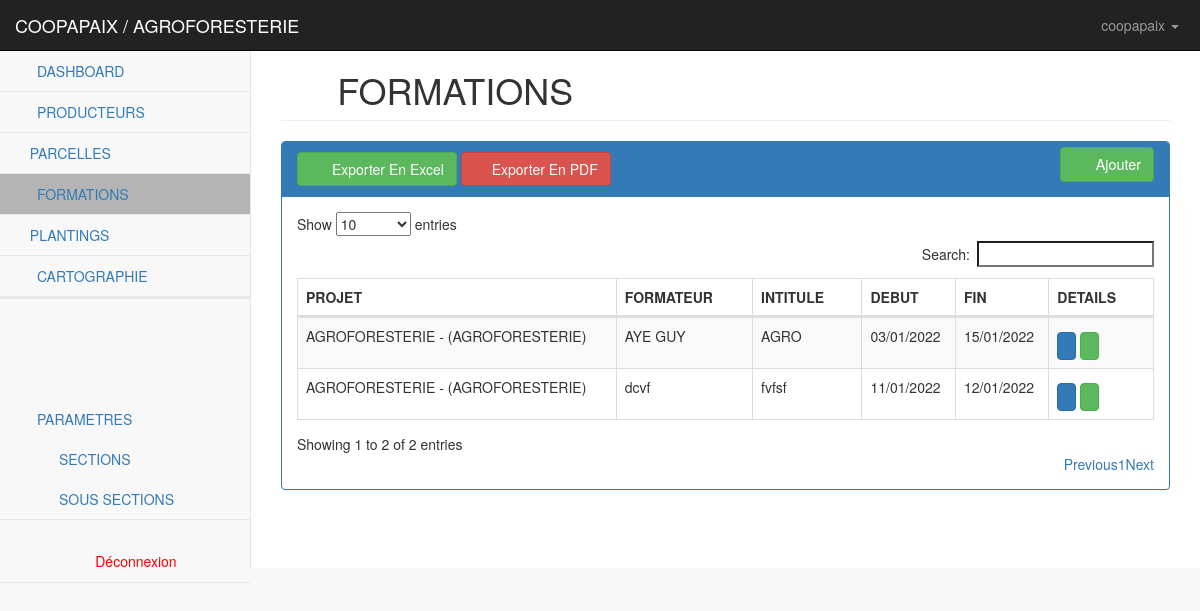
Page /cooperatives/formation/ (signed in) on the earlier database version.
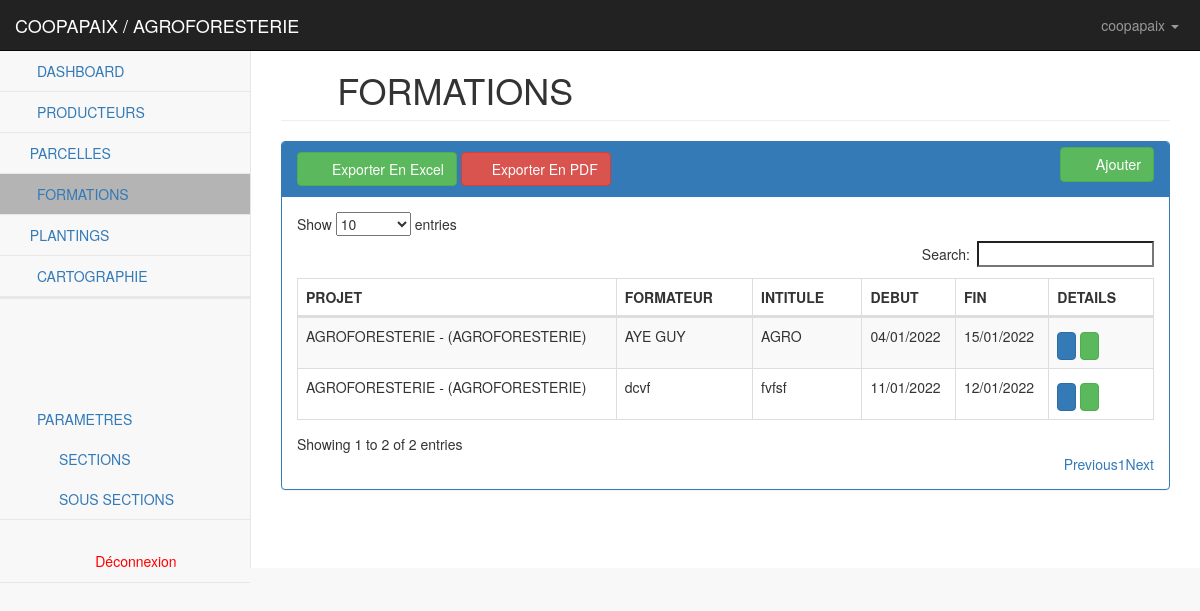
Same page on the later database version.
### cooperatives/models.py (models this page shows, shortened)
class Formation(models.Model):
    cooperative = models.ForeignKey(Cooperative, on_delete=models.CASCADE)
    projet = models.ForeignKey(Projet, on_delete=models.CASCADE, default=1)
    campagne = models.ForeignKey(Campagne, on_delete=models.CASCADE, default=1)
    formateur = models.CharField(max_length=255, verbose_name="FORMATEUR")
    libelle = models.CharField(max_length=500, verbose_name='INTITULE DE LA FORMATION')
    debut = models.DateField(verbose_name="DATE DEBUT")
    fin = models.DateField(verbose_name="DATE FIN")
    observation = models.ManyToManyField(ObsMonitoring)
    details = models.TextField(blank=True, null=True)
    objects = models.Manager()
    class Meta:
        verbose_name_plural = "FORMATIONS"
        verbose_name = "formation"
        ordering = ["libelle"]

### parametres/models.py (models this page shows, shortened)
class Projet(models.Model):
    categorie = models.ForeignKey(Projet_Cat, on_delete=models.CASCADE, verbose_name="CATEGORIE PROJET", default=1)
    sigle = models.CharField(max_length=255)
    titre = models.CharField(max_length=500)
    chef = models.CharField(max_length=255)
    debut = models.DateField()
    fin = models.DateField()
    etat = models.CharField(max_length=50, choices=ETAT)
    objects = models.Manager()
    def __str__(self):
        return "%s - (%s)" %(self.titre, self.categorie.libelle)
    class Meta:
        verbose_name_plural = "PROJETS"
        verbose_name = "projet"
        ordering = ["sigle"]

class Projet_Cat(models.Model):
    libelle = models.CharField(max_length=500, verbose_name="CATEGORIE PROJET")
    objects = models.Manager()
    class Meta:
        verbose_name_plural = "CATEGORIES PROJETS"
        verbose_name = "catégorie projet"
        ordering = ["libelle"]

### cooperatives/views.py (the view, shortened to what this page needs)
# urls.py: path('formation/', formation, name='formations'),
def formation(request):
    activate = "formations"
    cooperative = Cooperative.objects.get(user_id=request.user.id)
    formations = Formation.objects.all().filter(cooperative_id=cooperative)
    formationForm = FormationForm()
    context = {
        'cooperative': cooperative,
        'formations': formations,
        'formationForm': formationForm,
        'activate': activate
    }
    return render(request, 'cooperatives/formations.html', context)

### cooperatives/forms.py
class FormationForm(forms.ModelForm):
    class Meta:
        model=Formation
        fields=[
            'projet',
            'formateur',
            'libelle',
            'details',
            'observation',
            'debut',
            'fin',
        ]

### parametres/models.py (called while the page is built)
    def get_projet_values(self):
        ret = ''
        for proj in self.projet.all():
            ret = ret + proj.titre + ','
        return ret[:-1]

    def __str__(self):
        return '%s' % (self.libelle)

### cooperatives/templates/cooperatives/formations.html (shortened to what the changed rows need)
{% extends 'base.html' %}
{% load static %}
{% load widget_tweaks %}
{% load bootstrap4 %}
{% block content %}
    <div id="wrapper">
            <div id="page-wrapper">
                <div class="container-fluid">
                    <div class="row">
                        <div class="col-lg-12">
                            <h1 class="page-header"><i class="fa fa-bookmark fa-fw"></i> FORMATIONS</h1>
                        </div>
                    </div>
                    <div class="row">
                        <div class="col-lg-12">
                            <div class="panel panel-primary">
                                <div class="panel-body">
                                    <div class="table-responsive">
                                        <table class="table table-striped table-bordered table-hover" id="dataTables-example">
                                            <thead>
                                                <tr>
                                                    <th>PROJET</th>
                                                    <th>FORMATEUR</th>
                                                    <th>INTITULE</th>
                                                    <th>DEBUT</th>
                                                    <th>FIN</th>
                                                    <th>DETAILS</th>
                                                </tr>
                                            </thead>
                                            <tbody>
                                                {% for formation in formations %}
                                                    <tr class="odd gradeX">
                                                        <td>{{ formation.projet }}</td>
                                                        <td>{{ formation.formateur }}</td>
                                                        <td>{{ formation.libelle }}</td>
                                                        <td class="center">{{ formation.debut|date:'d/m/Y' }}</td>
                                                        <td class="center">{{ formation.fin|date:'d/m/Y' }}</td>
                                                        <td class="center">
                                                           <a href="#" onclick="edit_formatoin('{% url 'cooperatives:edit_formatoin' formation.id %}')" style="padding: 3px;margin-top: 6px;" class="btn btn-primary">
                                                                <i class="glyphicon glyphicon-edit"></i>
                                                            </a>
                                                            <a href="{% url 'cooperatives:formation' formation.id %}" style="padding: 3px;margin-top: 6px;" class="btn btn-success">
                                                                <i class="glyphicon glyphicon-chevron-right"></i>
                                                            </a>
                                                        </td>
                                                    </tr>
                                                {% endfor %}
                                            </tbody>
                                        </table>
                                    </div>
                                </div>
                            </div>
                        </div>
                    </div>
                </div>
            </div>
        </div>
{% endblock %}

Differences in the rows shown:
changed Formation "AYE GUY": debut "03/01/2022" → "04/01/2022"
